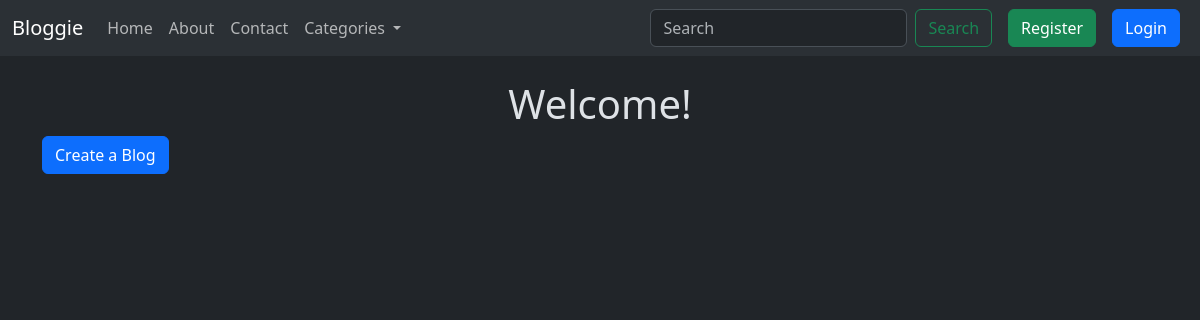
The app's page /, older data.
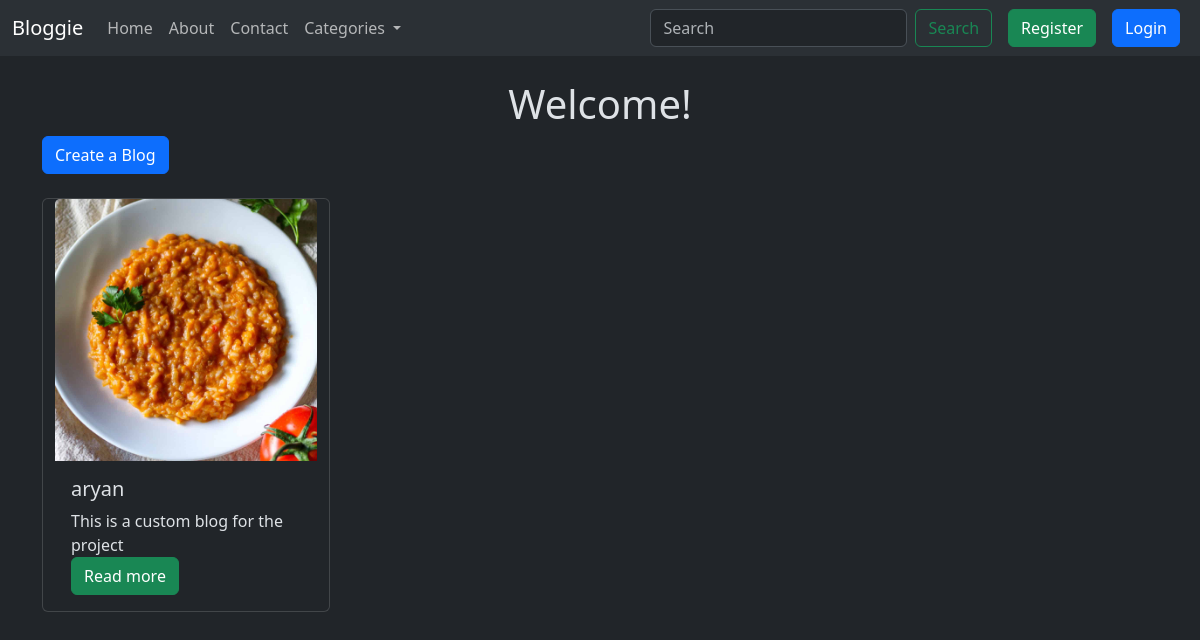
The same page, newer data.
### blog/models.py (models this page shows, shortened)
class Blog(models.Model):
    user=models.ForeignKey(User, on_delete=models.CASCADE)
    text=models.TextField(max_length=250)
    photo=models.ImageField(upload_to='photos/',blank=True,null=True)
    created_at=models.DateTimeField(auto_now_add=True)
    updated_at=models.DateTimeField(auto_now=True)

### blog/views.py (the view)
# urls.py: path('', views.blog_list, name='blog_list'),
def blog_list(request):
    blogs=Blog.objects.all().order_by('-created_at')
    return render(request, 'blog_list.html',{'blogs':blogs})

### blog/templates/blog_list.html (shortened to what this page needs)
{% extends "layout.html" %}
{% block content %}
<h1 class="text-center mt-4">Welcome!</h1>
<a class="btn btn-primary mb-4" href="{% url 'blog_create' %}">Create a Blog</a>
<div class="container row gap-3">
  {% for blog in blogs %}
  <div class="card" style="width: 18rem;">
    <img src="{{ blog.photo.url }}" class="card-img-top" alt="...">
    <div class="card-body">
      <h5 class="card-title">{{ blog.user.username }}</h5>
      <p class="card-text">{{ blog.text|truncatewords:10 }}
      <br>
      <a href="{% url 'blog_detail' blog.id %}" class="btn btn-success">Read more</a></p>
    </div>
  </div>
  {% endfor %}
</div>
{% endblock %}

### templates/layout.html (shortened to what this page needs)
{% load static %}
<!DOCTYPE html>
<html lang="en" data-bs-theme="dark">
<head>
    <link href="https://cdn.jsdelivr.net/npm/bootstrap@5.3.3/dist/css/bootstrap.min.css" rel="stylesheet">
</head>
<body>
    <nav class="navbar navbar-expand-lg bg-body-tertiary sticky-top">
        <div class="container-fluid">
          <a class="navbar-brand" href="{% url 'blog_list' %}">Bloggie</a>
          <div class="collapse navbar-collapse" id="navbarSupportedContent">
            <ul class="navbar-nav me-auto mb-2 mb-lg-0">
              <li class="nav-item">
                <a class="nav-link" href="{% url 'blog_list' %}">Home</a>
              </li>
              <li class="nav-item">
                <a class="nav-link" href="{% url 'about' %}">About</a>
              </li>
              <li class="nav-item">
                <a class="nav-link" href="{% url 'contact' %}">Contact</a>
              </li>
              <li class="nav-item dropdown">
                <a class="nav-link dropdown-toggle" href="#" role="button" data-bs-toggle="dropdown" aria-expanded="false">
                  Categories
                </a>
              </li>
            </ul>
            <form class="d-flex me-2" role="search">
              <input class="form-control me-2" type="search" placeholder="Search" aria-label="Search">
              <button class="btn btn-outline-success" type="submit">Search</button>
            </form>
            {% if request.user.is_authenticated %}
            <form method="post" action="{% url 'logout' %}">
              {% csrf_token %}
              <button class="btn btn-danger mx-2" type="submit">Logout</button>
            </form>
            {% else %}
            <a href="{% url 'register' %}" class="btn btn-success mx-2">Register</a>
            <a href="{% url 'login' %}" class="btn btn-primary mx-2">Login</a>
            {% endif %}
          </div>
        </div>
    </nav>
    <div class="container mt-4">
        {% block content %}
        {% endblock %}
    </div>
</body>
</html>

Row changes from the older to the newer data that the page shows:
added Blog: photo (picture), user.username "aryan", text "This is a custom blog for the project"
